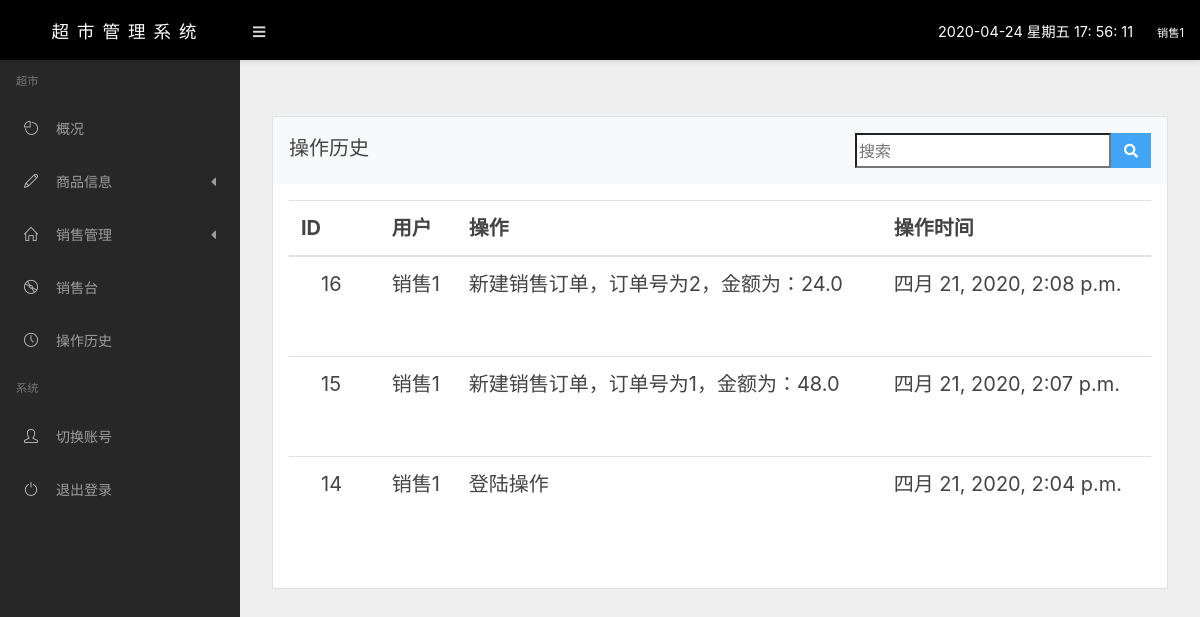
Before: /history/ (signed in) with the older database file.
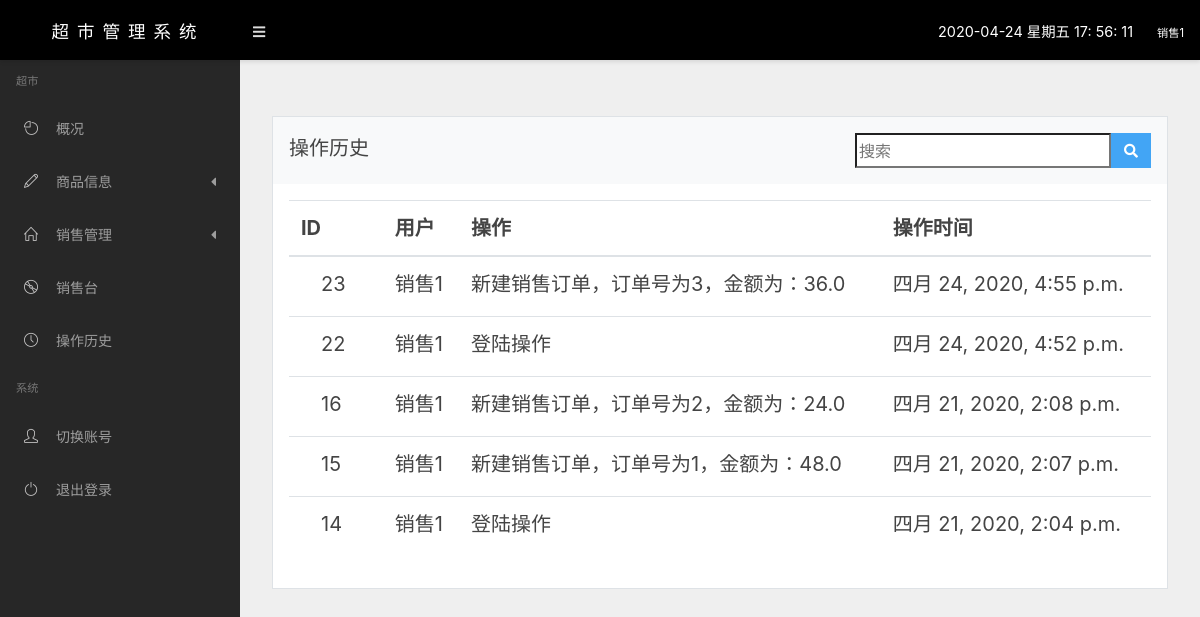
After: the same page with the newer database file.
### app/models.py (models this page shows, shortened)
class Users(models.Model):
    stateChoice = (
        ('T', '同意登陆'),
        ('F', '拒绝登陆'),
    )
    identityChoice = (
        ('0', "财务"),
        ('1', "入库员"),
        ('2', "收银员")
    )
    id = models.AutoField(primary_key=True, max_length=100, verbose_name="ID")
    username = models.CharField(max_length=50, unique=True, verbose_name="账户")
    password = models.CharField(max_length=16, verbose_name="密码")
    nickname = models.CharField(max_length=30, verbose_name="昵称")
    phone = models.CharField(max_length=11, verbose_name="联系电话")
    state = models.CharField(verbose_name="是否允许登陆", choices=stateChoice, max_length=1, default="T")
    identity = models.CharField(verbose_name="身份", choices=identityChoice, max_length=1, default="2")
    createTime = models.DateTimeField(auto_now=True, verbose_name="创建时间")
    class Meta:
        verbose_name = "员工管理"
        verbose_name_plural = "员工管理"

class History(models.Model):
    id = models.AutoField(primary_key=True, max_length=100, verbose_name="ID")
    user = models.ForeignKey(Users, on_delete=models.CASCADE, verbose_name="操作人", null=True, blank=True)
    action = models.CharField(verbose_name="操作记录", max_length=200, default="-")
    createTime = models.DateTimeField(auto_now=True, verbose_name="操作时间")
    class Meta:
        verbose_name = "操作日志"
        verbose_name_plural = "操作日志"
        ordering = ["-id"]

### app/libs/identity_check.py (the view)
        def wra(req,*arg,**kwargs):
            identity = req.session.get('identity')
            if not identity:
                return redirect("/login/")
            if int(identity) not in group:
                return redirect("/login/")
            return func(req,*arg,**kwargs)

### app/libs/identity_check.py (called while the page is built)
def check(group):
    def decorator(func):
        def wra(req,*arg,**kwargs):
            identity = req.session.get('identity')
            if not identity:
                return redirect("/login/")
            if int(identity) not in group:
                return redirect("/login/")
            return func(req,*arg,**kwargs)
        return wra
    return decorator

### app/views.py (called while the page is built)
def get_user(request):
    id = request.session.get("id")
    user = Users.objects.get(id=int(id))
    return user

@check([0, 1, 2])
def history_page(request):
    id = request.GET.get("Search")
    user = get_user(request)
    history = History.objects.filter(user=user)
    if id:
        history = history.filter(id=int(id))
    return render(request, 'manage/hisotry.html', {"history": history})

### templates/manage/hisotry.html (shortened to what this page needs)
{% extends 'manage/base/base.html' %}
{% block content %}
    <div class="row mt-4">
        <div class="col-md-12">
                    <div class="card">
                        <div class="card-header bg-light">
                                操作历史
         <div class="w3l_search float-right">
    			<form action="/history/" method="get">
    				<input type="search" name="Search" style="Float:left;height:35px;font-size: 16px" placeholder="搜索" required="">
    				<button type="submit" class="btn btn-primary" style="Float:left;height:35px" aria-label="Left Align">
    					<i class="fa fa-search" aria-hidden="true"> </i>
    				</button>
    			</form>
		      </div>
                        </div>
                        <div class="card-body">
                            <div class="table-responsive">
                                <table class="table table-hover">
                                    <thead>
                                    <tr>
                                        <th>ID</th>
                                        <th>用户</th>
                                        <th>操作</th>
                                        <th>操作时间</th>
                                    </tr>
                                    </thead>
                                    <tbody style="height: 300px;overflow-y: auto">
                                    {% for g in history %}
                                    <tr>
                                        <td>
                                            <span>{{ g.id }}</span>
                                        </td>
                                        <td>{{ g.user.nickname }}</td>
                                        <td>{{ g.action }}</td>
                                        <td class="text-nowrap">{{ g.createTime }}</td>
                                    </tr>
                                    {% endfor %}
                                    </tbody>
                                </table>
                            </div>
                        </div>
                    </div>
                </div>
    </div>
{% endblock %}

### templates/manage/base/base.html (shortened to what this page needs)
<!doctype html>
<html lang="en">
<head>
    {% load staticfiles %}
    <link rel='stylesheet' href='/static/css/simple-line-icons.css'>
    <link rel='stylesheet' href='/static/css/fontawesome-all.min.css'>
    <link rel='stylesheet' href='/static/css/styles.css'>
    {% block css %}
        <link rel='stylesheet' href='/static/css/styles2.css'>
    {% endblock %}
</head>
<body class="sidebar-fixed header-fixed">
<div class="page-wrapper">
        <nav class="navbar page-header">
        <a class="navbar-brand" href="#">
            <span class="navbar-brand b_span">
                超市管理系统
            </span>
        </a>
        <a href="#" class="btn btn-link sidebar-toggle d-md-down-none">
            <i class="fa fa-bars"></i>
        </a>
            <ul class="navbar-nav ml-auto">
                <li class="nav-item d-md-down-none">
                    <span class="time" style="font-size: .900rem; color: #fff; margin-right: 20px"></span>
                </li>
                    <a class="nav-link" href="#">
                        <span class="small ml-1 d-md-down-none" style="color: #fff">{{ request.session.nickName }}</span>
                    </a>
            </ul>
        </nav>
    <div class="main-container">
        <div class="sidebar">
            <nav class="sidebar-nav">
                <ul class="nav">
                    <span class="nav-title">超市</span>
                    <li class="nav-item">
                        <a href="/goods/" class="nav-link">
                            <i class="icon icon-pie-chart"></i> 概况
                        </a>
                    </li>
                    <li class="nav-item nav-dropdown">
                        <a href="#" class="nav-link nav-dropdown-toggle">
                            <i class="icon icon-pencil"></i> 商品信息 <i class="fa fa-caret-left"></i>
                        </a>
                    </li>
                    {% if request.session.identity == "0" or request.session.identity == "2" %}
                    <li class="nav-item nav-dropdown">
                        <a href="#" class="nav-link nav-dropdown-toggle">
                            <i class="icon icon-home"></i> 销售管理 <i class="fa fa-caret-left"></i>
                        </a>
                    </li>
                    {% endif %}
                {% if request.session.identity == "2" %}
                    <li class="nav-item">
                         <a href="/sale/" class="nav-link">
                            <i class="icon icon-disc"></i> 销售台
                        </a>
                    </li>
                {% endif %}
                    <li class="nav-item">
                        <a href="/history/" class="nav-link">
                            <i class="icon icon-clock"></i> 操作历史
                        </a>
                    </li>
                    <span class="nav-title">系统</span>
                    <li class="nav-item">
                        <a href="/login/" class="nav-link">
                            <i class="icon icon-user"></i>  切换账号
                        </a>
                    </li>
                    <li class="nav-item">
                        <a href="#" class="nav-link" onclick="window.location.href='/logout/'">
                            <i class="icon icon-power"></i> 退出登录
                        </a>
                    </li>
                </ul>
            </nav>
        </div>
        <div class="content">
            {% block content %}{% endblock %}
        </div>
    </div>
</div>
</body>
</html>

### app/static/css/styles2.css (style rules this page uses)
.b_span { text-align: center; color: #fff; font-family: 微软雅黑; letter-spacing: 8px; }
.content { font-size: 20px; float: left; margin-left: 20px; }
table { border-collapse:collapse; }
table td { border-top:solid 2px; border-color: RGB(230, 230, 230); border-collapse:inherit; }
table span { padding:0 20px; }
.content { position: relative; height: 100%; }

Changed rows visible on the page:
added History: id "23", user.nickname "销售1", action "新建销售订单，订单号为3，金额为：36.0", createTime "四月 24, 2020, 4:55 p.m."
added History: id "22", user.nickname "销售1", action "登陆操作", createTime "四月 24, 2020, 4:52 p.m."
